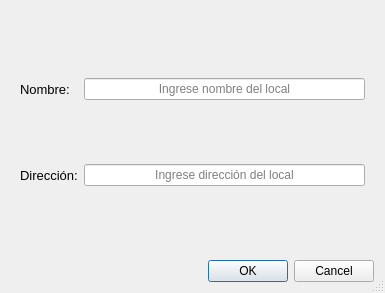
<?xml version="1.0" encoding="UTF-8"?>
<ui version="4.0">
 <class>Dialog</class>
 <widget class="QDialog" name="Dialog">
  <property name="geometry">
   <rect>
    <x>0</x>
    <y>0</y>
    <width>385</width>
    <height>293</height>
   </rect>
  </property>
  <property name="windowTitle">
   <string>Formulario local</string>
  </property>
  <property name="sizeGripEnabled">
   <bool>true</bool>
  </property>
  <layout class="QVBoxLayout" name="verticalLayout">
   <item>
    <widget class="QWidget" name="widget" native="true">
     <layout class="QGridLayout" name="gridLayout">
      <item row="0" column="0">
       <widget class="QLabel" name="label">
        <property name="font">
         <font>
          <pointsize>10</pointsize>
         </font>
        </property>
        <property name="text">
         <string>Nombre:</string>
        </property>
       </widget>
      </item>
      <item row="2" column="0">
       <widget class="QLabel" name="label_2">
        <property name="font">
         <font>
          <pointsize>10</pointsize>
         </font>
        </property>
        <property name="text">
         <string>Dirección:</string>
        </property>
       </widget>
      </item>
      <item row="0" column="2">
       <widget class="QLineEdit" name="line_nombre_local">
        <property name="alignment">
         <set>Qt::AlignCenter</set>
        </property>
        <property name="placeholderText">
         <string>Ingrese nombre del local</string>
        </property>
       </widget>
      </item>
      <item row="2" column="2">
       <widget class="QLineEdit" name="line_direccion">
        <property name="alignment">
         <set>Qt::AlignCenter</set>
        </property>
        <property name="placeholderText">
         <string>Ingrese dirección del local</string>
        </property>
       </widget>
      </item>
     </layout>
    </widget>
   </item>
   <item>
    <widget class="QDialogButtonBox" name="buttonBox">
     <property name="orientation">
      <enum>Qt::Horizontal</enum>
     </property>
     <property name="standardButtons">
      <set>QDialogButtonBox::Cancel|QDialogButtonBox::Ok</set>
     </property>
    </widget>
   </item>
  </layout>
 </widget>
 <resources/>
 <connections>
  <connection>
   <sender>buttonBox</sender>
   <signal>accepted()</signal>
   <receiver>Dialog</receiver>
   <slot>accept()</slot>
   <hints>
    <hint type="sourcelabel">
     <x>248</x>
     <y>254</y>
    </hint>
    <hint type="destinationlabel">
     <x>157</x>
     <y>274</y>
    </hint>
   </hints>
  </connection>
  <connection>
   <sender>buttonBox</sender>
   <signal>rejected()</signal>
   <receiver>Dialog</receiver>
   <slot>reject()</slot>
   <hints>
    <hint type="sourcelabel">
     <x>316</x>
     <y>260</y>
    </hint>
    <hint type="destinationlabel">
     <x>286</x>
     <y>274</y>
    </hint>
   </hints>
  </connection>
 </connections>
</ui>
